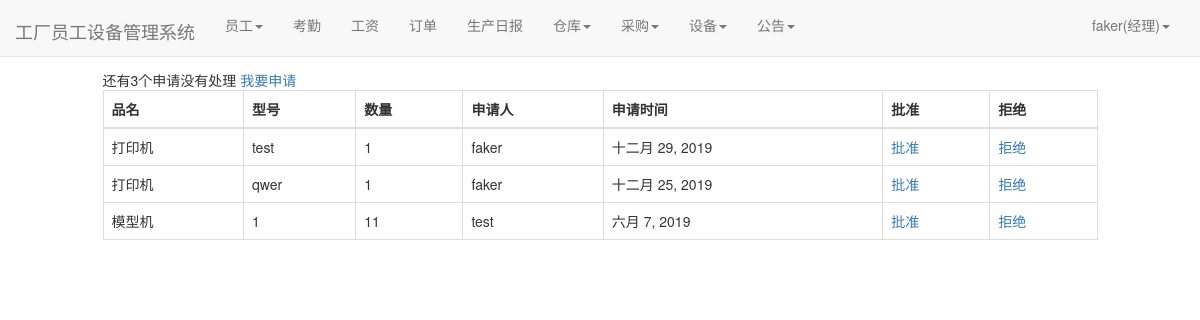
The page /warehouse/sanction_list/ (signed in) on the database its author committed.
### user/models.py (models this page shows)
class Profile(models.Model):
    user = models.OneToOneField(User, on_delete=models.CASCADE)
    staff_gender = models.CharField(max_length=10, choices=(('male', '男'), ('female', '女')), default='male',
                                    verbose_name='性别')
    staff_age = models.PositiveIntegerField(verbose_name="年龄")
    staff_home = models.CharField(max_length=100, verbose_name="籍贯")
    staff_nationality = models.CharField(max_length=20, verbose_name="民族")  # 民族
    staff_tel = models.BigIntegerField(verbose_name="电话")
    start_time = models.DateField(auto_now_add=True, verbose_name="入职时间")  # 入职时间
    id_card = models.CharField(max_length=20,verbose_name="身份证")  # 身份证号
    staff_type = models.CharField(max_length=100,verbose_name="职位", null=True)  # 职位
    salary_pre_hour = models.IntegerField(verbose_name="时薪")  # 时薪
    class Meta:
        ordering = ['-start_time']

### warehouse/models.py (models this page shows)
class PurchaseList(models.Model):#采购单
    good_name = models.CharField(max_length=100, verbose_name="品名")
    good_version = models.CharField(max_length=100, verbose_name="型号")
    good_num = models.IntegerField(verbose_name="数量")
    apply_staff_name = models.ForeignKey(User, on_delete=models.CASCADE, verbose_name="申请人",null=True,blank=True, related_name='purchase_a')
    apply_date = models.DateField(auto_now_add=True, verbose_name="申请日期")
    sanction_staff_name = models.ForeignKey(User, on_delete=models.CASCADE, verbose_name="批准人", null=True,blank=True,related_name='purchase_b')
    sanction_date = models.DateField(auto_now=True, verbose_name="批准日期",null=True,blank=True)
    price = models.BigIntegerField(null=True,blank=True,verbose_name="单价")
    total_price = models.BigIntegerField(verbose_name="总价",null=True,blank=True)
    buyer_name = models.ForeignKey(User, on_delete=models.DO_NOTHING,null=True,blank=True, verbose_name="采购员", related_name='purchase_c')
    buyer_date = models.DateField(auto_now=True, verbose_name="采购日期",null=True,blank=True)
    class Meta:
        ordering = ['-apply_date']

### warehouse/views.py (the view)
# urls.py: path('sanction_list/', views.sanction_list, name='sanction_list'),
def sanction_list(request):
    purchaselists = PurchaseList.objects.filter(sanction_staff_name=None)
    context = {}
    context['count'] = purchaselists.count()
    context['purchaselists'] = purchaselists
    return render(request, 'sanction_list.html', context)

### user/models.py (called while the page is built)
def get_staff_type(self):
    if Profile.objects.filter(user=self).exists():
        profile = Profile.objects.get(user=self)
        return profile.staff_type
    else:
        return ''

### warehouse/templates/sanction_list.html (shortened to what this page needs)
{% extends 'base.html' %}
{% if user.is_authenticated %}
                        {% block nav_facility_active %}active{% endblock %}
{% endif %}
{% block content %}
    <div class="containter">
        <div class="row">
            <div class="col-xs-10 col-xs-offset-1">
                {% if user.is_authenticated %}
                {% if user.get_staff_type == '经理' %}
                <div>
                    <span>还有{{count}}个申请没有处理</span>
                    <a href="{%url 'apply' user.pk%}">我要申请</a></div>
                <table class="table table-bordered table-hover">
                  <thead>
                    <tr>
                      <th scope="col">品名</th>
                        <th scope="col">型号</th>
                        <th scope="col">数量</th>
                         <th scope="col">申请人</th>
                        <th scope="col">申请时间</th>
                        <th scope="col">批准</th>
                        <th scope="col">拒绝</th>
                    </tr>
                  </thead>
                  <tbody>
                  {%for purchaselist in purchaselists%}
                    <tr>
                      <td>{{purchaselist.good_name}}</td>
                        <td>{{purchaselist.good_version}}</td>
                      <td>{{purchaselist.good_num}}</td>
                        <td>{{purchaselist.apply_staff_name}}</td>
                      <td>{{purchaselist.apply_date}}</td>
                        <td><a href="{% url 'sanction' purchaselist.pk user.pk%}">批准</a></td>
                           <td> <a href="{% url 'pc_delete' purchaselist.pk %}">拒绝</a></td>
                    </tr>
                  {% endfor %}
                  </tbody>
                </table>
                {% endif %}
                {% else %}
                    <span>未登录，跳转到首页...</span>
                    <script type="text/javascript">
                        window.location.href = '/';
                    </script>
                {% endif %}
            </div>
        </div>
    </div>
{% endblock %}

### templates/base.html (shortened to what this page needs)
{% load staticfiles %}
<!doctype html>
<html lang="en">
<head>
    <link rel="stylesheet" href="{% static 'base.css' %}">
    <link rel="stylesheet" href="{% static 'home.css' %}">
    <link rel="stylesheet" href="{% static 'bootstrap-3.37/css/bootstrap.min.css' %}">
</head>
<body>
<div class="navbar navbar-default navbar-fixed-top" role="navigation">
    <div class="container-fluid">
        <div class="navbar-header">
        </div>
    </div>
</div>
<nav class="navbar navbar-default navbar-fixed-top">
    <div class="container-fluid">
        <div class="navbar-header">
            <a class="navbar-brand" href="{% url 'home' %}">工厂员工设备管理系统</a>
        </div>
        {% if user.is_authenticated %}
        <div class="collapse navbar-collapse" id="bs-example-navbar-collapse-1">
            <ul class="nav navbar-nav">
                {% if user.get_staff_type == '经理' %}
                <li class="{% block nav_staff_active %}{% endblock %}">
                <li class="dropdown">
                    <a href="#" class="dropdown-toggle" data-toggle="dropdown" role="button" aria-haspopup="true"
                       aria-expanded="false">员工<span class="caret"></span></a>
                </li>
                </li>
                <li class="{% block nav_attendence_active %}{% endblock %}"><a href="{% url 'attendence_lists'%}">考勤</a>
                </li>
                <li class="{% block nav_salary_active %}{% endblock %}"><a href="{% url 'salary_lists'%}">工资</a></li>
                <li class="{% block nav_order_active %}{% endblock %}"><a href="{% url 'order_list' %}">订单</a></li>
                <li class="{% block nav_producediary_active %}{% endblock %}"><a
                        href="{% url 'product_diary' %}">生产日报</a></li>
                <li class="{% block nav_warehousediary_active %}{% endblock %}">
                <li class="dropdown">
                    <a href="#" class="dropdown-toggle" data-toggle="dropdown" role="button" aria-haspopup="true"
                       aria-expanded="false">仓库<span class="caret"></span></a>
                </li>
                </li>
                <li class="{% block nav_purchase_active %}{% endblock %}">
                <li class="dropdown">
                    <a href="#" class="dropdown-toggle" data-toggle="dropdown" role="button" aria-haspopup="true"
                       aria-expanded="false">采购<span class="caret"></span></a>
                </li>
                </li>
                <li class="{% block nav_facility_active %}{% endblock %}">
                <li class="dropdown">
                    <a href="#" class="dropdown-toggle" data-toggle="dropdown" role="button" aria-haspopup="true"
                       aria-expanded="false">设备<span class="caret"></span></a>
                </li>
                </li>
                <li class="{% block nav_notice_active %}{% endblock %}">
                <li class="dropdown">
                    <a href="#" class="dropdown-toggle" data-toggle="dropdown" role="button" aria-haspopup="true"
                       aria-expanded="false">公告<span class="caret"></span></a>
                </li>
                </li>
                {%endif%}
            </ul>
            <ul class="nav navbar-nav navbar-right">
                <li class="dropdown">
                    <a href="#" class="dropdown-toggle" data-toggle="dropdown" role="button" aria-haspopup="true"
                       aria-expanded="false">
                        {{user.username}}({{user.get_staff_type}})<span class="caret"></span></a>
                </li>
            </ul>
        </div>
        {% else %}
        <ul class="nav navbar-nav navbar-right">
            <li><a href="{% url 'login' %}?from={{ request.get_full_path }}">登录</a></li>
        </ul>
        {% endif %}
    </div>
</nav>
{% block content%} {% endblock %}
</body>
</html>

### static/home.css (style rules this page uses)
* { margin: 0; padding: 0; }
body { margin-top: 70px!important; }
ul { list-style-type: none!important; }
ul.navbar-right { margin-right: 0; }
div.navbar-header { font-size: 200%; padding-top: 0.2em; }

### rows shown on the page
PurchaseList: good_name "打印机", good_version "test", good_num "1", apply_staff_name "faker", apply_date "十二月 29, 2019"
PurchaseList: good_name "打印机", good_version "qwer", good_num "1", apply_staff_name "faker", apply_date "十二月 25, 2019"
PurchaseList: good_name "模型机", good_version "1", good_num "11", apply_staff_name "test", apply_date "六月 7, 2019"

### other values the page prints
{{ user.username }} "faker"
{{ user.get_staff_type }} "经理"
{{ count }} "3"
